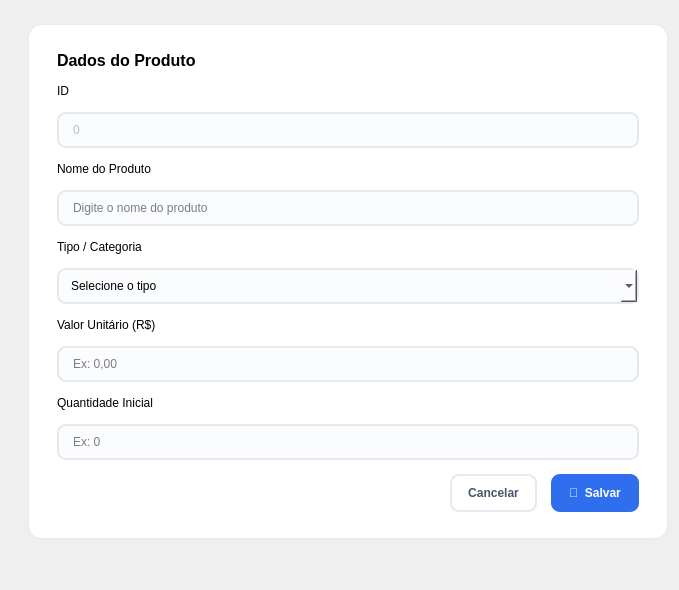
         <widget class="QWidget" name="page_cadastro">
          <layout class="QVBoxLayout" name="cadastroPageLayout">
           <property name="leftMargin">
            <number>28</number>
           </property>
           <property name="topMargin">
            <number>24</number>
           </property>
           <item>
            <widget class="QFrame" name="cadastroFormFrame">
             <property name="minimumSize">
              <size>
               <width>640</width>
               <height>0</height>
              </size>
             </property>
             <property name="maximumSize">
              <size>
               <width>640</width>
               <height>16777215</height>
              </size>
             </property>
             <property name="styleSheet">
              <string notr="true">QFrame#cadastroFormFrame { background-color: #ffffff; border: 1px solid #e6e9f0; border-radius: 14px; }
QLabel.fieldLabel { color: #475569; font-weight: bold; font-size: 9pt; }
QLineEdit, QComboBox {
  border: 1.5px solid #e6e9f0; border-radius: 9px; padding: 8px 12px; background-color: #fbfcfe;
}
QLineEdit:focus, QComboBox:focus { border: 1.5px solid #2f6fed; background-color: #ffffff; }</string>
             </property>
             <layout class="QVBoxLayout" name="cadastroFormLayout">
              <property name="leftMargin">
               <number>28</number>
              </property>
              <property name="topMargin">
               <number>26</number>
              </property>
              <property name="rightMargin">
               <number>28</number>
              </property>
              <property name="bottomMargin">
               <number>26</number>
              </property>
              <property name="spacing">
               <number>14</number>
              </property>
              <item>
               <widget class="QLabel" name="cadastroFormTitle">
                <property name="styleSheet">
                 <string notr="true">font-size: 12pt; font-weight: bold;</string>
                </property>
                <property name="text">
                 <string>Dados do Produto</string>
                </property>
               </widget>
              </item>
              <item>
               <widget class="QLabel" name="idLabel">
                <property name="text">
                 <string>ID</string>
                </property>
               </widget>
              </item>
              <item>
               <widget class="QLineEdit" name="idLineEdit">
                <property name="enabled">
                 <bool>false</bool>
                </property>
                <property name="text">
                 <string>0</string>
                </property>
               </widget>
              </item>
              <item>
               <widget class="QLabel" name="nomeProdutoLabel">
                <property name="text">
                 <string>Nome do Produto</string>
                </property>
               </widget>
              </item>
              <item>
               <widget class="QLineEdit" name="nomeProdutoLineEdit">
                <property name="placeholderText">
                 <string>Digite o nome do produto</string>
                </property>
               </widget>
              </item>
              <item>
               <widget class="QLabel" name="tipoLabel">
                <property name="text">
                 <string>Tipo / Categoria</string>
                </property>
               </widget>
              </item>
              <item>
               <widget class="QComboBox" name="tipoComboBox">
                <item>
                 <property name="text">
                  <string>Selecione o tipo</string>
                 </property>
                </item>
                <item>
                 <property name="text">
                  <string>Informática</string>
                 </property>
                </item>
                <item>
                 <property name="text">
                  <string>Acessório</string>
                 </property>
                </item>
               </widget>
              </item>
              <item>
               <widget class="QLabel" name="valorUnitLabel">
                <property name="text">
                 <string>Valor Unitário (R$)</string>
                </property>
               </widget>
              </item>
              <item>
               <widget class="QLineEdit" name="valorUnitLineEdit">
                <property name="placeholderText">
                 <string>Ex: 0,00</string>
                </property>
               </widget>
              </item>
              <item>
               <widget class="QLabel" name="qtdInicialLabel">
                <property name="text">
                 <string>Quantidade Inicial</string>
                </property>
               </widget>
              </item>
              <item>
               <widget class="QLineEdit" name="qtdInicialLineEdit">
                <property name="placeholderText">
                 <string>Ex: 0</string>
                </property>
               </widget>
              </item>
              <item>
               <layout class="QHBoxLayout" name="cadastroActionsLayout">
                <item>
                 <spacer name="cadastroActionsSpacer">
                  <property name="orientation">
                   <enum>Qt::Horizontal</enum>
                  </property>
                  <property name="sizeHint" stdset="0">
                   <size>
                    <width>40</width>
                    <height>20</height>
                   </size>
                  </property>
                 </spacer>
                </item>
                <item>
                 <widget class="QPushButton" name="btnCancelarCadastro">
                  <property name="minimumSize">
                   <size>
                    <width>0</width>
                    <height>38</height>
                   </size>
                  </property>
                  <property name="styleSheet">
                   <string notr="true">QPushButton { background-color: #ffffff; color: #475569; border: 1.5px solid #e6e9f0; border-radius: 9px; padding: 0 16px; font-weight: bold; }
QPushButton:hover { background-color: #f4f6fb; }</string>
                  </property>
                  <property name="text">
                   <string>Cancelar</string>
                  </property>
                 </widget>
                </item>
                <item>
                 <widget class="QPushButton" name="btnSalvarProduto">
                  <property name="minimumSize">
                   <size>
                    <width>0</width>
                    <height>38</height>
                   </size>
                  </property>
                  <property name="cursor">
                   <cursorShape>PointingHandCursor</cursorShape>
                  </property>
                  <property name="styleSheet">
                   <string notr="true">QPushButton { background-color: #2f6fed; color: #ffffff; border: none; border-radius: 9px; padding: 0 18px; font-weight: bold; }
QPushButton:hover { background-color: #255bc4; }</string>
                  </property>
                  <property name="text">
                   <string>💾  Salvar</string>
                  </property>
                 </widget>
                </item>
               </layout>
              </item>
             </layout>
            </widget>
           </item>
           <item>
            <spacer name="cadastroBottomSpacer">
             <property name="orientation">
              <enum>Qt::Vertical</enum>
             </property>
             <property name="sizeHint" stdset="0">
              <size>
               <width>20</width>
               <height>40</height>
              </size>
             </property>
            </spacer>
           </item>
          </layout>
         </widget>
